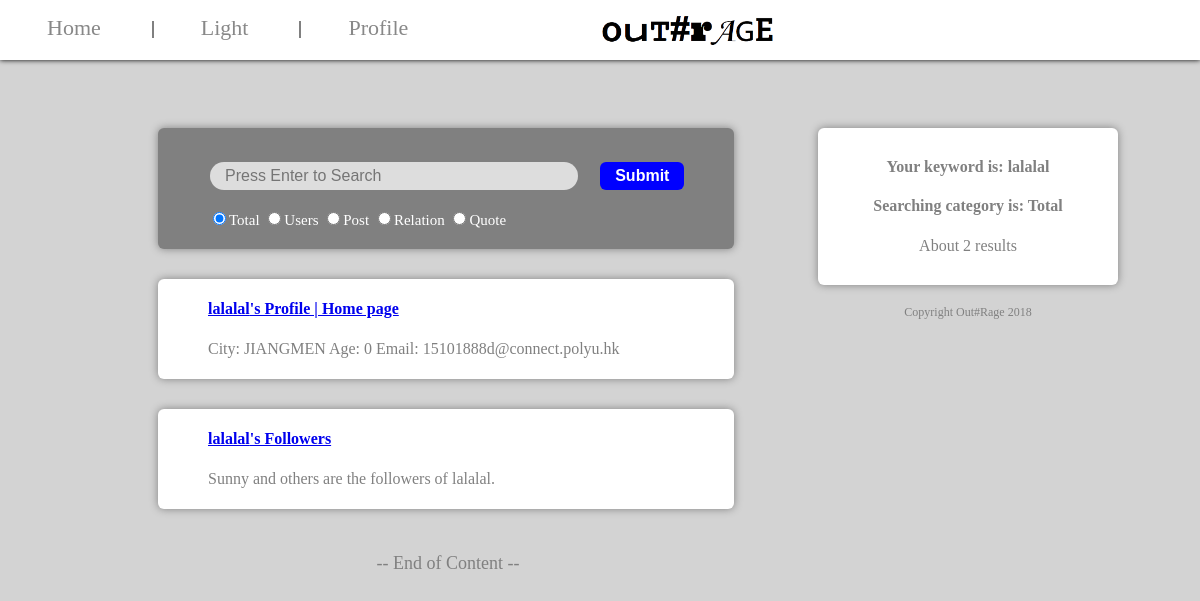
Page /search.php?content=lalalal on the earlier database version.
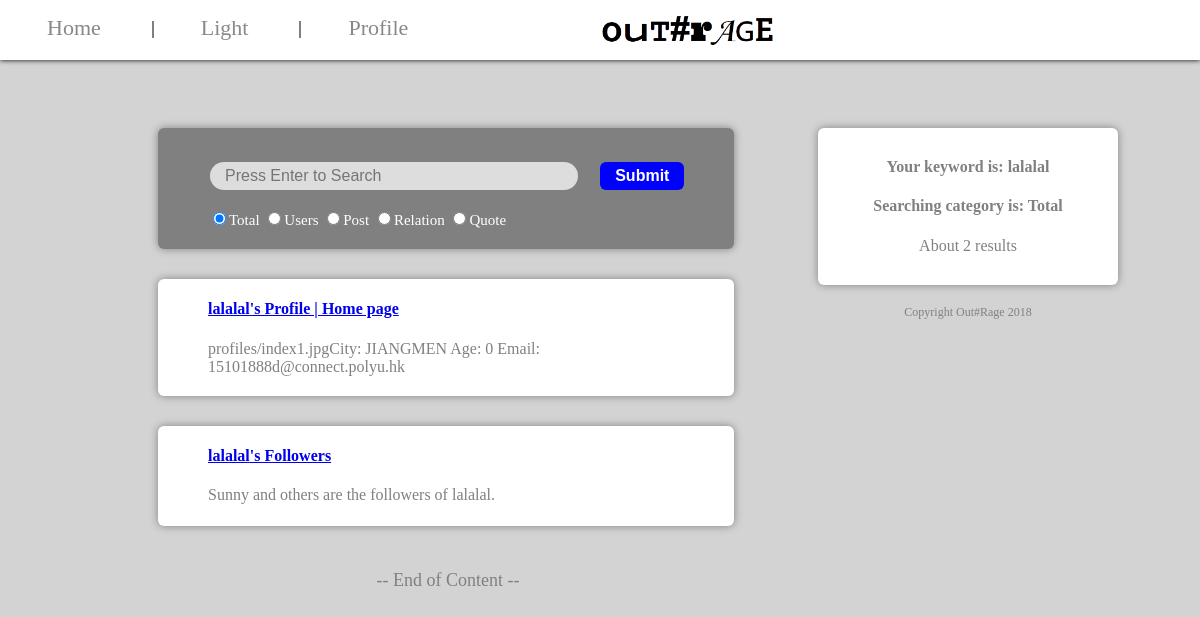
Same page on the later database version.
### tables this page shows
CREATE TABLE `users` (
  `username` varchar(20) NOT NULL,
  `loginstate` varchar(10) NOT NULL DEFAULT 'offline',
  `password` varchar(10) NOT NULL,
  `city` varchar(50) NOT NULL,
  `age` int(10) NOT NULL,
  `profile` varchar(200) NOT NULL,
  `birthday` varchar(20) NOT NULL,
  `gender` varchar(20) NOT NULL,
  `email` varchar(50) NOT NULL,
  `like_post` varchar(1000) NOT NULL
);

### search.php (the view, shortened to what the changed rows need)
<html>
<head>
<link rel="stylesheet" type="text/css" href="theme.css"/>
</head>
<body>
<div style="margin-top:120px;position:absolute;width:80%">
<div style="display:inline-block;width:60%;min-width:300px;min-height:100px;vertical-align:top;">
<?php
if(!isset($_GET["content"]))
{?>
	<span style="display:inline-block;height:30px;vertical-align:left;"></span>
	<span class="info_block" style="display:inline-block;width:100%;min-height:100px;vertical-align:left;">
	<span style="display:block;margin-top:20px;margin-left:50px;margin-bottom:20px;text-align:left;">
	<p>The results will be shown here.</p>
	</span>
	</span>
<?php
}
else
{
	$xx=$_GET["content"];
	$xx=trim($xx);
	$con=mysqli_connect("localhost","root","");
	mysqli_select_db($con,"users");
	if (count(explode(' ',$xx))==1){
	$_SESSION["keyword"]=1;$a=$_SESSION["search"][0];
	$sql1="select * from users where username like '%".$a."%' or city like '%".$a."%' or profile like '%".$a."%' or birthday like '%".$a."%' or gender like '%".$a."%' or email like '%".$a."%'";
	}
	$result1=mysqli_query($con,$sql1); $rowcount1=mysqli_num_rows($result1);
	if((!isset($_GET["class"]))||($_GET["class"]=="total"))
	{
		$cl="t";
	}
	if(($cl=="t")||($cl=="u"))
	{
	for ($i=0;$i<$rowcount1;$i++){
?>
	<span class="info_block" style="display:inline-block;width:100%;min-height:100px;vertical-align:left;">
	<span style="display:block;margin-top:20px;margin-left:50px;margin-bottom:20px;text-align:left;">
	<p>
<?php
		$row1=mysqli_fetch_assoc($result1);
		echo "<h4><a href=\"profile.php?user=".$row1["username"]."\">".@$row1["username"]."'s Profile | Home page</a><br /></h4>".$row1["profile"] ;
		echo "City: ".$row1["city"]."  Age: ".$row1["age"]."  Email: ".$row1["email"]."<br />";
?>
	</p>
	</span>
	</span>
<?php
	}
	}
?>
<?php
}
?>
</div>
</div>
</body>
</html>

Differences in the rows shown:
changed users "lalalal": profile (not shown) → "profiles/index1.jpg"
